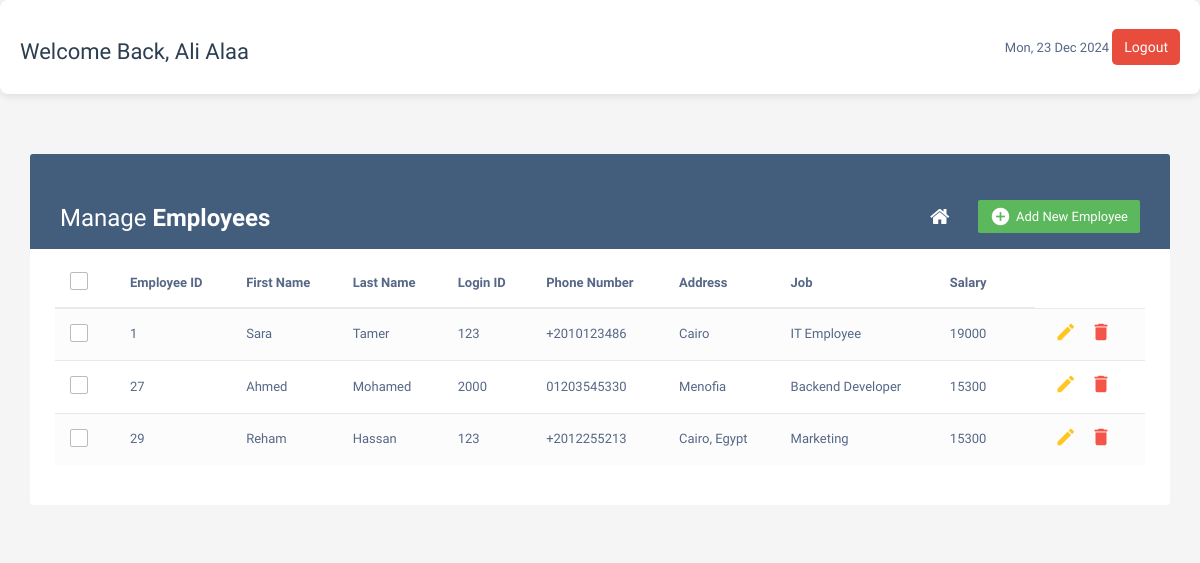
/Codes/employeecrud.php (signed in), run on the app's committed database.
### tables this page shows
CREATE TABLE `employee` (
  `employee_id` int(11) NOT NULL,
  `person_id` int(11) NOT NULL,
  `department_id` int(11) DEFAULT NULL,
  `logi_id` int(14) NOT NULL,
  `password` varchar(225) NOT NULL
);

CREATE TABLE `person` (
  `person_id` int(11) NOT NULL,
  `first_name` varchar(225) NOT NULL,
  `last_name` varchar(225) NOT NULL,
  `age` int(10) NOT NULL,
  `address` varchar(225) NOT NULL,
  `phone_number` varchar(11) NOT NULL,
  `date_of_birth` date NOT NULL,
  `absent_times` int(10) DEFAULT NULL,
  `salary` decimal(20,0) NOT NULL,
  `job_title` varchar(225) NOT NULL,
  `gender` enum('male','female') NOT NULL,
  `role` enum('admin','employee','manager') NOT NULL
);

### Codes/employeecrud.php (the view, shortened to what this page needs)
<?php include("config.php"); ?>
<?php
$user_name = $_SESSION['user_name'];
?>
<!DOCTYPE html>
<html lang="en">
<head>
    <link rel="stylesheet" href="dashboard.css">
    <link rel="stylesheet" href="https://maxcdn.bootstrapcdn.com/font-awesome/4.7.0/css/font-awesome.min.css">
    <link rel="stylesheet" href="https://maxcdn.bootstrapcdn.com/bootstrap/3.3.7/css/bootstrap.min.css">
</head>
<body>
    <div class="header">
        <h3>Welcome Back, <?php echo $user_name; ?></h3>
        <div>
            <span id="currentDate"></span>
            <button class="btn-signout ms-3" onclick="logout()">Logout</button>
        </div>
    </div>
    <div class="container">
        <div class="table-responsive">
            <div class="table-wrapper">
                <div class="table-title">
                    <div class="row">
                        <div class="col-xs-6">
                            <h2>Manage <b>Employees</b></h2>
                        </div>
                        <div class="col-xs-6">
                            <a href="#addEmployeeModal" class="btn btn-success" data-toggle="modal"><i
                                    class="material-icons">&#xE147;</i> <span>Add New Employee</span></a>
                            <a href="dashboard.php" class="btn btn-secondary"><i class="fa fa-home"></i></a>
                        </div>
                    </div>
                </div>
                <table class="table table-striped table-hover">
                    <thead>
                        <tr>
                            <th>
                                <span class="custom-checkbox">
                                    <label for="selectAll"></label>
                                </span>
                            </th>
                            <th>Employee ID</th>
                            <th>First Name</th>
                            <th>Last Name</th>
                            <th>Login ID</th>
                            <th>Phone Number</th>
                            <th>Address</th>
                            <th>Job</th>
                            <th>Salary</th>
                        </tr>
                    </thead>
                    <tbody>
                        <?php
                        $query = "
            SELECT
            employee.employee_id,
            employee.logi_id,
            person.first_name,
            person.last_name,
            person.phone_number AS phone,
            person.address,
            person.job_title AS job,
            person.salary
        FROM
            employee
        JOIN
            person
        ON
            employee.person_id = person.person_id
        ";
                        $result = $database->prepare($query);
                        if (!$result) {
                            die("query failed" . mysqli_error($mysql));
                        } else {
                            $stmt = $database->prepare($query);
                            $stmt->execute();
                            $result = $stmt->fetchAll(PDO::FETCH_ASSOC);
                            foreach ($result as $row) {
                                ?>
                                <tr>
                                    <td>
                                        <span class="custom-checkbox">
                                            <label for="checkbox1"></label>
                                        </span>
                                    </td>
                                    <td><?php echo $row['employee_id']; ?></td>
                                    <td><?php echo $row['first_name']; ?></td>
                                    <td><?php echo $row['last_name']; ?></td>
                                    <td><?php echo $row['logi_id']; ?></td>
                                    <td><?php echo $row['phone']; ?></td>
                                    <td><?php echo $row['address']; ?></td>
                                    <td><?php echo $row['job']; ?></td>
                                    <td><?php echo $row['salary']; ?></td>
                                    <td>
                                        <a href="update_emp.php?id=<?php echo $row['employee_id']; ?>" class="edit"><i
                                                class="material-icons" data-toggle="tooltip" title="Edit">&#xE254;</i></a>
                                        <a href="delete_emp.php?id=<?php echo $row['employee_id']; ?>" class="delete"
                                            data-toggle="modal"><i class="material-icons" data-toggle="tooltip"
                                                title="Delete">&#xE872;</i></a>
                                    </td>
                                </tr>
                                <?php
                            }
                        }
                        ?>
                    </tbody>
                </table>
            </div>
        </div>
    </div>
</body>
</html>

### Codes/dashboard.css (style rules this page uses)
body { font-family: "Arial", sans-serif; background-color: #f4f6f9; color: #333; }
.header { display: flex; justify-content: space-between; align-items: center; background-color: #fff; padding: 20px; border-radius: 8px; box-shadow: 0px 2px 8px rgba(0, 0, 0, 0.1); margin-bottom: 30px; }
.header h3 { font-size: 22px; color: #2c3e50; }
.header .btn-signout { background-color: #e74c3c; color: white; border-radius: 5px; font-size: 14px; padding: 8px 12px; border: none; cursor: pointer; transition: background-color 0.3s ease; }
.row { margin-top: 30px; }

### Codes/employeecrud.php (style rules this page uses)
body { color: #566787; background: #f5f5f5; font-family: 'Varela Round', sans-serif; font-size: 13px; }
.table-responsive { margin: 30px 0; }
.table-wrapper { min-width: 1000px; background: #fff; padding: 20px 25px; border-radius: 3px; box-shadow: 0 1px 1px rgba(0, 0, 0, .05); }
.table-title { padding-bottom: 15px; background: #435d7d; color: #fff; padding: 16px 30px; margin: -20px -25px 10px; border-radius: 3px 3px 0 0; }
.table-title h2 { margin: 5px 0 0; font-size: 24px; }
.table-title .btn { color: #fff; float: right; font-size: 13px; border: none; min-width: 50px; border-radius: 2px; border: none; outline: none !important; margin-left: 10px; }
.table-title .btn i { float: left; font-size: 21px; margin-right: 5px; }
.table-title .btn span { float: left; margin-top: 2px; }
table.table tr th, table.table tr td { border-color: #e9e9e9; padding: 12px 15px; vertical-align: middle; }
table.table tr th:first-child { width: 60px; }
table.table tr th:last-child { width: 100px; }
table.table-striped tbody tr:nth-of-type(odd) { background-color: #fcfcfc; }
table.table td:last-child i { opacity: 0.9; font-size: 22px; margin: 0 5px; }
table.table td a { font-weight: bold; color: #566787; display: inline-block; text-decoration: none; outline: none !important; }
table.table td a.edit { color: #FFC107; }
table.table td a.delete { color: #F44336; }
table.table td i { font-size: 19px; }
.custom-checkbox { position: relative; }
.custom-checkbox label:before { width: 18px; height: 18px; }
.custom-checkbox label:before { content: ''; margin-right: 10px; display: inline-block; vertical-align: text-top; background: white; border: 1px solid #bbb; border-radius: 2px; box-sizing: border-box; z-index: 2; }

### data on the page
employee: employee_id "1", person.first_name "Sara", person.last_name "Tamer", logi "123", person.phone_number "+2010123486", person.address "Cairo", person.job_title "IT Employee", person.salary "19000"
employee: employee_id "27", person.first_name "Ahmed", person.last_name "Mohamed", logi "2000", person.phone_number "01203545330", person.address "Menofia", person.job_title "Backend Developer", person.salary "15300"
employee: employee_id "29", person.first_name "Reham", person.last_name "Hassan", logi "123", person.phone_number "+2012255213", person.address "Cairo, Egypt", person.job_title "Marketing", person.salary "15300"

### other printed values
$user_name "Ali Alaa"
